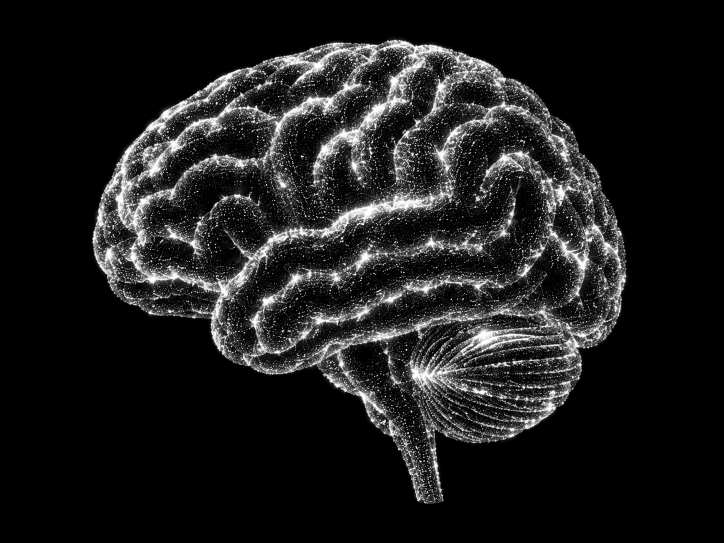
#> input picture concierge/znanje/source/brain-side.webp, 1448 x 1086 px, found by its file name (shown at 1/2 size); its folder holds 3 pictures in this run
$ python brain-points.py
#> lines starting #> are read from the running program, lines starting #| are printed output that depends on the picture; after the words box and inside, x2 and y2 are one past the last pixel; in counts of white or black regions, pixels touching at a corner belong together
"""Builds media/znanje/brain-points.bin: a 3D point cloud of the brain reconstructed from three
orthographic views (side facing left, top with the front up, front). Each view contributes surface
points; the other two views give the missing depth. Run: python3 concierge/znanje/brain-points.py"""
import numpy as np
from PIL import Image, ImageFilter
rng = np.random.default_rng(7)
src = 'concierge/znanje/source/'
def load(name):
#> called with name = 'brain-side.webp'
    im = Image.open(src + name).convert('L')
    lum = np.asarray(im, dtype=np.float32) / 255
    mask = np.asarray(im.filter(ImageFilter.GaussianBlur(9)), dtype=np.float32) > 14
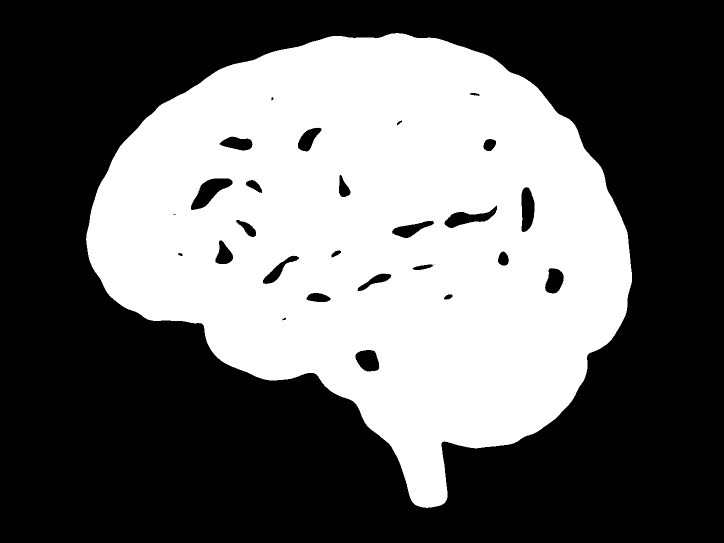
#> mask: shape (1086, 1448) bool (shown at 1/2 size); 40.7% white; 1 white region, box (x1, y1, x2, y2) and area: (172, 66, 1264, 1016) 639732
    ys, xs = np.nonzero(mask)
    return lum, mask, (xs.min(), xs.max(), ys.min(), ys.max())
S, Sm, sb = load('brain-side.webp'); T, Tm, tb = load('brain-top.webp'); F, Fm, fb = load('brain-front.webp')
#> after `S, Sm, sb = load('brain-side.webp')`: sb = (172, 1263, 66, 1015)
#> call 2 of load, with name = 'brain-top.webp'
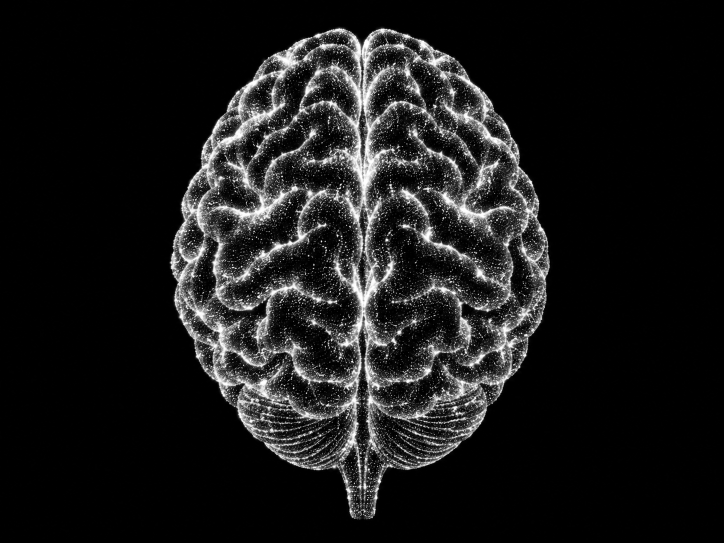
#> input picture concierge/znanje/source/brain-top.webp, 1448 x 1086 px, found by its file name (shown at 1/2 size)
#> in load (call 2), `mask = np.asarray(im.filter(ImageFilter.GaussianBlur(9)), dtype=np.flo..`:
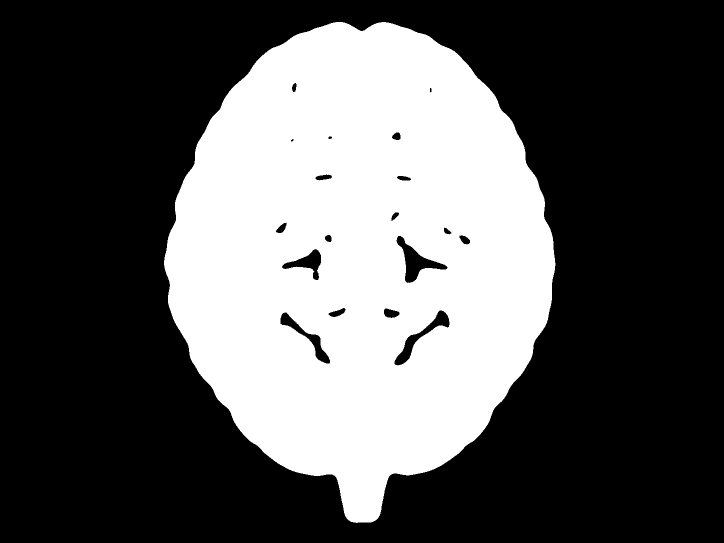
#> mask: shape (1086, 1448) bool (shown at 1/2 size); 34.4% white; 1 white region, box (x1, y1, x2, y2) and area: (328, 44, 1111, 1046) 541057
#> after `T, Tm, tb = load('brain-top.webp')`: tb = (328, 1110, 44, 1045)
#> call 3 of load, with name = 'brain-front.webp'
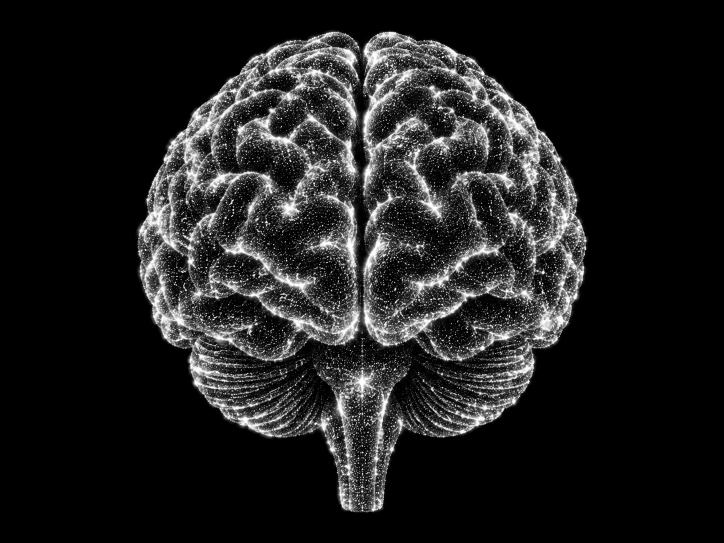
#> input picture concierge/znanje/source/brain-front.webp, 1448 x 1086 px, found by its file name (shown at 1/2 size)
#> in load (call 3), `mask = np.asarray(im.filter(ImageFilter.GaussianBlur(9)), dtype=np.flo..`:
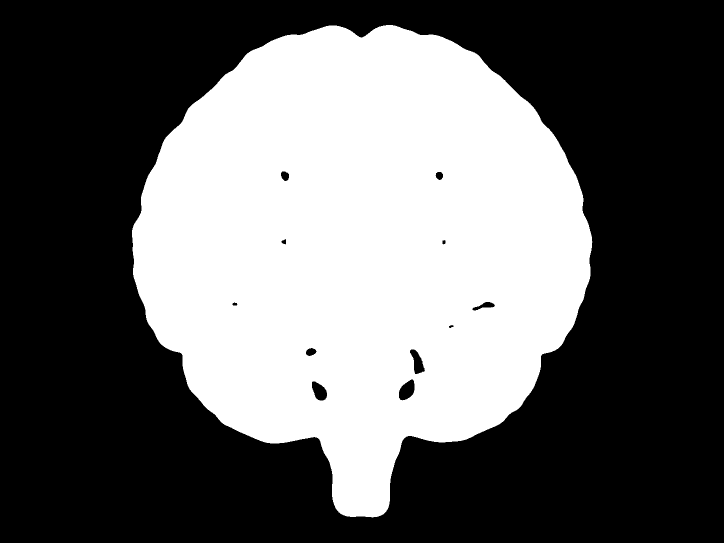
#> mask: shape (1086, 1448) bool (shown at 1/2 size); 39.6% white; 1 white region, box (x1, y1, x2, y2) and area: (264, 50, 1185, 1035) 622396
#> after `F, Fm, fb = load('brain-front.webp')`: fb = (264, 1184, 50, 1034)
HALF_Z, TOP_Y = 0.95, 0.66
# side: z from columns (front = left), y from rows
s_scale = (sb[1] - sb[0]) / (2 * HALF_Z); s_cx = (sb[0] + sb[1]) / 2
#> after `s_scale = (sb[1] - sb[0]) / (2 * HALF_Z)`: s_scale = 574.2
#> after `s_cx = (sb[0] + sb[1]) / 2`: s_cx = 717.5
# top: drop the brain stem (narrow rows at the bottom) before measuring length
widths = Tm.sum(axis=1); rows = np.nonzero(widths > widths.max() * 0.22)[0]
#> after `widths = Tm.sum(axis=1)`: widths = 1086 values, max 768 at index 590, min 0 at index 0, mean 498.2
#> after `rows = np.nonzero(widths > widths.max() * 0.22)[0]`: rows = 893 values from 57 to 949
t_scale = (rows.max() - rows.min()) / (2 * HALF_Z); t_cz = (rows.max() + rows.min()) / 2; t_cx = (tb[0] + tb[1]) / 2
#> after `t_scale = (rows.max() - rows.min()) / (2 * HALF_Z)`: t_scale = 469.5
#> after `t_cz = (rows.max() + rows.min()) / 2`: t_cz = 503
#> after `t_cx = (tb[0] + tb[1]) / 2`: t_cx = 719
half_x = (tb[1] - tb[0]) / 2 / t_scale
#> half_x = 0.833
f_scale = (fb[1] - fb[0]) / (2 * half_x); f_cx = (fb[0] + fb[1]) / 2
#> after `f_scale = (fb[1] - fb[0]) / (2 * half_x)`: f_scale = 552.3
#> after `f_cx = (fb[0] + fb[1]) / 2`: f_cx = 724
def inside(mask, px, py):
    px = np.round(px).astype(int); py = np.round(py).astype(int)
    ok = (px >= 0) & (px < mask.shape[1]) & (py >= 0) & (py < mask.shape[0])
    out = np.zeros(px.shape, bool); out[ok] = mask[py[ok], px[ok]]; return out
in_side = lambda z, y: inside(Sm, s_cx - z * s_scale, sb[2] + (TOP_Y - y) * s_scale)
in_top = lambda x, z: inside(Tm, t_cx + x * t_scale, t_cz - z * t_scale)
in_front = lambda x, y: inside(Fm, f_cx + x * f_scale, fb[2] + (TOP_Y - y) * f_scale)
def sample(lum, mask, n):
#> called with n = 6200
    w = (lum ** 2.3) * mask; w = w.ravel() / w.sum()
#> after `w = lum ** 2.3 * mask`:
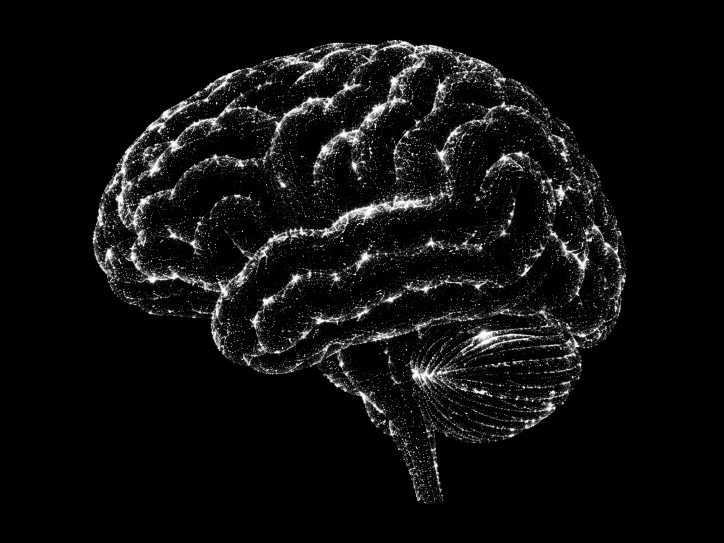
#> w: shape (1086, 1448) float32 (shown at 1/2 size); min 0, max 1, mean 0.0569
    idx = rng.choice(w.size, n, p=w); return idx % lum.shape[1], idx // lum.shape[1], lum.ravel()[idx]
#> after `idx = rng.choice(w.size, n, p=w)`: idx = 6200 values, max 1445942 at index 1228, min 120984 at index 1207, mean 652244.1
steps = np.linspace(1.2, 0, 240)
def outermost(test):  # largest extent along the hidden axis that both other views accept
    for v in steps:
        if test(v): return v
    return None
pts = []
def add(x, y, z, b): pts.append((x, y, z, b))
px, py, b = sample(S, Sm, 6200)
#> px = 6200 values, max 1250 at index 6049, min 186 at index 2443, mean 729.3; py = 6200 values, max 998 at index 1228, min 83 at index 1207, mean 449.9; b = 6200 values, max 1 at index 38, min 0.0275 at index 6155, mean 0.737
for u, v, l in zip(px, py, b):
    z = (s_cx - u) / s_scale; y = TOP_Y - (v - sb[2]) / s_scale
#> (the run stopped early here; a loop or call above may not have finished)
